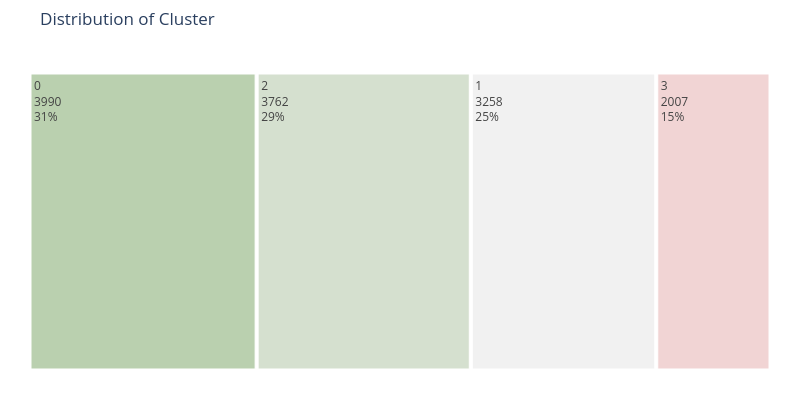

Write notebook code for a chart like this one.
### Code cell
#Creating a Treemap with Plotly Express
# u need to install plotly

import plotly.express as px

colors = ['#bad0af', '#d5e0cf', '#f1f1f1', '#f1d4d4']  # color palette

fig = px.treemap(
    fig3,  # <- This is a DataFrame
    path=['Cluster'],  # Categorical hierarchy
    values='Count',    # Size of each block
    width=800,
    height=400,
    title="Distribution of Cluster"
)

fig.update_layout(
    treemapcolorway=colors,
    margin=dict(t=50, l=25, r=25, b=25)
)

fig.data[0].textinfo = 'label+text+value+percent root'
fig.show()

### Figure 1 — Plotly figure (JSON) as saved in the notebook; plotly's stock layout.template omitted (floating-point values rounded to 4 significant figures)
{"data": [{"branchvalues": "total", "domain": {"x": [0, 1], "y": [0, 1]}, "hovertemplate": "labels=%{label}<br>Count=%{value}<br>parent=%{parent}<br>id=%{id}<extra></extra>", "ids": ["0", "1", "2", "3"], "labels": ["0", "1", "2", "3"], "name": "", "parents": ["", "", "", ""], "textinfo": "label+text+value+percent root", "type": "treemap", "values": [3990.0, 3258.0, 3762.0, 2007.0]}], "layout": {"height": 400, "legend": {"tracegroupgap": 0}, "margin": {"b": 25, "l": 25, "r": 25, "t": 50}, "title": {"text": "Distribution of Cluster"}, "treemapcolorway": ["#bad0af", "#d5e0cf", "#f1f1f1", "#f1d4d4"], "width": 800}}
